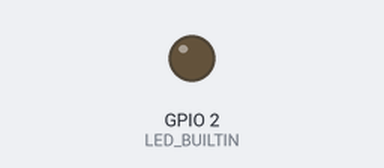
This sketch was run on a simulated ESP32. On the bench: output pins drawn as LEDs (lit = HIGH). WiFi joins after 1.5 s; servers stay silent unless stated; nothing arrives over Bluetooth unless stated; what the sketch prints to the serial monitor is not drawn.

Above: at 0.1 s.
At 5.1 s:
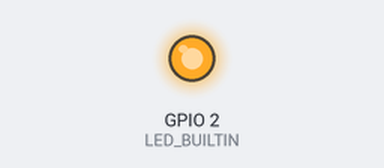
Timing chart, 0 to 6.6 s (numbered marks = the images above):
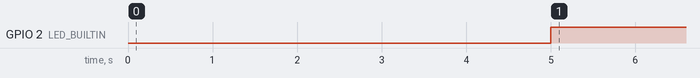

Measured:
- by itself, GPIO 2 (LED_BUILTIN): LOW → HIGH at 5.0 s

The sketch:

beacon.ino
```cpp
/*
   Based on Neil Kolban example for IDF: https://github.com/nkolban/esp32-snippets/blob/master/cpp_utils/tests/BLE%20Tests/SampleScan.cpp
   Ported to Arduino ESP32 by Evandro Copercini
   Changed to a beacon scanner to report iBeacon, EddystoneURL and EddystoneTLM beacons by beegee-tokyo
*/

#include <Arduino.h>

#include <BLEDevice.h>
#include <BLEUtils.h>
#include <BLEScan.h>
#include <BLEAdvertisedDevice.h>
#include <BLEBeacon.h>

#include <WiFi.h>
#include <HTTPClient.h>

int scanTime = 5; //In seconds
BLEScan *pBLEScan;

const char* ssid = "SSD";
const char* password = "Password";

//Your Domain name with URL path or IP address with path
const char* serverName = "http://192.168.0.16:8000";

unsigned long lastTime = 0;
unsigned long timerDelay = 5000;

class MyAdvertisedDeviceCallbacks : public BLEAdvertisedDeviceCallbacks
{
    void onResult(BLEAdvertisedDevice advertisedDevice)
    {

      if (advertisedDevice.haveServiceUUID())
      {
        BLEUUID devUUID = advertisedDevice.getServiceUUID();
        Serial.print("Found ServiceUUID: ");
        Serial.println(devUUID.toString().c_str());
        Serial.println("");
      }

    }
};

void setup()
{
  Serial.begin(115200);
  Serial.println("Scanning...");

  pinMode(LED_BUILTIN, OUTPUT);

  BLEDevice::init("");
  pBLEScan = BLEDevice::getScan(); //create new scan
  pBLEScan->setAdvertisedDeviceCallbacks(new MyAdvertisedDeviceCallbacks());
  pBLEScan->setActiveScan(true); //active scan uses more power, but get results faster
  pBLEScan->setInterval(100);
  pBLEScan->setWindow(99); // less or equal setInterval value

  WiFi.begin(ssid, password);
  Serial.println("Connecting to WiFi");
  while(WiFi.status() != WL_CONNECTED) {
    delay(500);
    Serial.print(".");
  }
  Serial.println("");
  Serial.print("Connected to WiFi network with IP Address: ");
  Serial.println(WiFi.localIP());

  Serial.println("Timer set to 5 seconds (timerDelay variable), it will take 5 seconds before publishing the first reading.");
}

void loop()
{
  if ((millis() - lastTime) > timerDelay) {
    //Check WiFi connection status
    if(WiFi.status()== WL_CONNECTED){
      digitalWrite(LED_BUILTIN, 128);
      WiFiClient client;


      // Specify content-type header
      BLEScanResults foundDevices = pBLEScan->start(scanTime, false);
      for (int i = 0; i < foundDevices.getCount(); i++)
      {
        BLEAdvertisedDevice dev = foundDevices.getDevice(i);
        for (int j = 0; j < dev.getServiceUUIDCount(); j++)
        {
          HTTPClient http;
          http.begin(client, serverName);

          BLEUUID uuid = dev.getServiceUUID(j);
          http.addHeader("Content-Type", "application/x-www-form-urlencoded");
          // Data to send with HTTP POST
          String httpRequestData = (std::string{"espid=0001&uuid="} + uuid.toString()).c_str();
          // Send HTTP POST request
          int httpResponseCode = http.POST(httpRequestData);

          Serial.print("HTTP Response code: ");
          Serial.println(httpResponseCode);

          if (httpResponseCode != -1)
          {
            digitalWrite(LED_BUILTIN, LOW);
          }

          // Free resources
          http.end();
        }
      }
      Serial.println("Scan done!");
      pBLEScan->clearResults(); // delete results fromBLEScan buffer to release memory

    }
    else {
      Serial.println("WiFi Disconnected");
    }
    lastTime = millis();
  }
}
```
